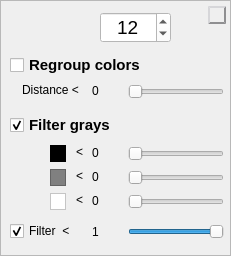
    <widget class="QFrame" name="frame_filter_parameters">
     <property name="geometry">
      <rect>
       <x>9</x>
       <y>8</y>
       <width>231</width>
       <height>256</height>
      </rect>
     </property>
     <property name="frameShape">
      <enum>QFrame::StyledPanel</enum>
     </property>
     <property name="frameShadow">
      <enum>QFrame::Raised</enum>
     </property>
     <widget class="QCheckBox" name="checkBox_filter_grays">
      <property name="geometry">
       <rect>
        <x>10</x>
        <y>114</y>
        <width>131</width>
        <height>22</height>
       </rect>
      </property>
      <property name="font">
       <font>
        <pointsize>11</pointsize>
        <weight>75</weight>
        <bold>true</bold>
       </font>
      </property>
      <property name="toolTip">
       <string>&lt;html&gt;&lt;head/&gt;&lt;body&gt;&lt;p&gt;Filter the image to obtain only colors.&lt;/p&gt;&lt;p&gt;Filtering &amp;quot;grays&amp;quot; means the source image will not contain blacks, whites and grays before quantization. Pure white and black &amp;quot;colors&amp;quot; are after all peculiar grays...&lt;/p&gt;&lt;p&gt;The numbers chosen are the distances (in CIELAB space) under which a RGB color will be considered a &amp;quot;gray&amp;quot; value:&lt;br/&gt;- Blacks: measured from pure black RGB(0,0,0)&lt;br/&gt;- Whites: measured from pure white RGB(0,0,0)&lt;br/&gt;- Grays: distance is measured from the &amp;quot;gray axis&amp;quot; (same Hue but S=0 and L=50 in HSL color space)&lt;/p&gt;&lt;p&gt;All grays are replaced by the pure black color RGB(0,0,0) in the quantized image&lt;/p&gt;&lt;/body&gt;&lt;/html&gt;</string>
      </property>
      <property name="text">
       <string>Filter grays</string>
      </property>
      <property name="checked">
       <bool>true</bool>
      </property>
     </widget>
     <widget class="QSlider" name="horizontalSlider_regroup_distance">
      <property name="geometry">
       <rect>
        <x>128</x>
        <y>80</y>
        <width>96</width>
        <height>23</height>
       </rect>
      </property>
      <property name="minimum">
       <number>0</number>
      </property>
      <property name="maximum">
       <number>50</number>
      </property>
      <property name="pageStep">
       <number>5</number>
      </property>
      <property name="value">
       <number>0</number>
      </property>
      <property name="orientation">
       <enum>Qt::Horizontal</enum>
      </property>
     </widget>
     <widget class="QCheckBox" name="checkBox_filter_percent">
      <property name="geometry">
       <rect>
        <x>10</x>
        <y>220</y>
        <width>111</width>
        <height>22</height>
       </rect>
      </property>
      <property name="font">
       <font>
        <pointsize>9</pointsize>
        <weight>50</weight>
        <italic>false</italic>
        <bold>false</bold>
       </font>
      </property>
      <property name="toolTip">
       <string>&lt;html&gt;&lt;head/&gt;&lt;body&gt;&lt;p&gt;Don't keep non-significant palette values by x% of total pixels in the image.&lt;/p&gt;&lt;p&gt;If the asked number of colors is set high, chances are you will get tiny color elements at the end of the palette&lt;/p&gt;&lt;/body&gt;&lt;/html&gt;</string>
      </property>
      <property name="text">
       <string>Filter  &lt; </string>
      </property>
      <property name="checked">
       <bool>true</bool>
      </property>
     </widget>
     <widget class="QLabel" name="label_10">
      <property name="geometry">
       <rect>
        <x>76</x>
        <y>190</y>
        <width>21</width>
        <height>20</height>
       </rect>
      </property>
      <property name="font">
       <font>
        <pointsize>9</pointsize>
        <italic>false</italic>
       </font>
      </property>
      <property name="text">
       <string>&lt;</string>
      </property>
      <property name="alignment">
       <set>Qt::AlignLeading|Qt::AlignLeft|Qt::AlignVCenter</set>
      </property>
     </widget>
     <widget class="QSlider" name="horizontalSlider_filter_percentage">
      <property name="geometry">
       <rect>
        <x>128</x>
        <y>220</y>
        <width>96</width>
        <height>23</height>
       </rect>
      </property>
      <property name="minimum">
       <number>1</number>
      </property>
      <property name="maximum">
       <number>30</number>
      </property>
      <property name="pageStep">
       <number>5</number>
      </property>
      <property name="value">
       <number>30</number>
      </property>
      <property name="orientation">
       <enum>Qt::Horizontal</enum>
      </property>
     </widget>
     <widget class="QLabel" name="label_7">
      <property name="geometry">
       <rect>
        <x>50</x>
        <y>169</y>
        <width>16</width>
        <height>17</height>
       </rect>
      </property>
      <property name="styleSheet">
       <string notr="true">background-color:gray;</string>
      </property>
      <property name="frameShape">
       <enum>QFrame::StyledPanel</enum>
      </property>
      <property name="frameShadow">
       <enum>QFrame::Sunken</enum>
      </property>
      <property name="text">
       <string/>
      </property>
     </widget>
     <widget class="QSlider" name="horizontalSlider_nb_whites">
      <property name="geometry">
       <rect>
        <x>128</x>
        <y>190</y>
        <width>96</width>
        <height>23</height>
       </rect>
      </property>
      <property name="minimum">
       <number>0</number>
      </property>
      <property name="maximum">
       <number>30</number>
      </property>
      <property name="pageStep">
       <number>5</number>
      </property>
      <property name="value">
       <number>0</number>
      </property>
      <property name="orientation">
       <enum>Qt::Horizontal</enum>
      </property>
     </widget>
     <widget class="QCheckBox" name="checkBox_regroup">
      <property name="geometry">
       <rect>
        <x>10</x>
        <y>54</y>
        <width>131</width>
        <height>22</height>
       </rect>
      </property>
      <property name="font">
       <font>
        <pointsize>11</pointsize>
        <weight>75</weight>
        <bold>true</bold>
       </font>
      </property>
      <property name="toolTip">
       <string>&lt;html&gt;&lt;head/&gt;&lt;body&gt;&lt;p&gt;When checked, this algorithm will try to merge near colors in the palette, by distance (=distance in CIELAB space)&lt;/p&gt;&lt;p&gt;You will likely get a reduced palette, and much less colors than asked&lt;/p&gt;&lt;/body&gt;&lt;/html&gt;</string>
      </property>
      <property name="text">
       <string>Regroup colors</string>
      </property>
      <property name="checked">
       <bool>false</bool>
      </property>
     </widget>
     <widget class="QLabel" name="label_14">
      <property name="geometry">
       <rect>
        <x>22</x>
        <y>80</y>
        <width>81</width>
        <height>20</height>
       </rect>
      </property>
      <property name="font">
       <font>
        <pointsize>9</pointsize>
        <italic>false</italic>
       </font>
      </property>
      <property name="text">
       <string>Distance   &lt;</string>
      </property>
      <property name="alignment">
       <set>Qt::AlignLeading|Qt::AlignLeft|Qt::AlignVCenter</set>
      </property>
     </widget>
     <widget class="QLabel" name="label_nb_blacks">
      <property name="geometry">
       <rect>
        <x>92</x>
        <y>144</y>
        <width>41</width>
        <height>17</height>
       </rect>
      </property>
      <property name="font">
       <font>
        <pointsize>9</pointsize>
        <italic>false</italic>
       </font>
      </property>
      <property name="text">
       <string>0</string>
      </property>
      <property name="alignment">
       <set>Qt::AlignLeading|Qt::AlignLeft|Qt::AlignVCenter</set>
      </property>
     </widget>
     <widget class="QLabel" name="label_nb_whites">
      <property name="geometry">
       <rect>
        <x>92</x>
        <y>192</y>
        <width>41</width>
        <height>17</height>
       </rect>
      </property>
      <property name="font">
       <font>
        <pointsize>9</pointsize>
        <italic>false</italic>
       </font>
      </property>
      <property name="text">
       <string>0</string>
      </property>
      <property name="alignment">
       <set>Qt::AlignLeading|Qt::AlignLeft|Qt::AlignVCenter</set>
      </property>
     </widget>
     <widget class="QLabel" name="label_filter_percentage">
      <property name="geometry">
       <rect>
        <x>92</x>
        <y>223</y>
        <width>41</width>
        <height>17</height>
       </rect>
      </property>
      <property name="text">
       <string>1</string>
      </property>
      <property name="alignment">
       <set>Qt::AlignLeading|Qt::AlignLeft|Qt::AlignVCenter</set>
      </property>
     </widget>
     <widget class="QLabel" name="label_8">
      <property name="geometry">
       <rect>
        <x>76</x>
        <y>142</y>
        <width>21</width>
        <height>20</height>
       </rect>
      </property>
      <property name="font">
       <font>
        <pointsize>9</pointsize>
        <italic>false</italic>
       </font>
      </property>
      <property name="text">
       <string>&lt;</string>
      </property>
      <property name="alignment">
       <set>Qt::AlignLeading|Qt::AlignLeft|Qt::AlignVCenter</set>
      </property>
     </widget>
     <widget class="QSlider" name="horizontalSlider_nb_grays">
      <property name="geometry">
       <rect>
        <x>128</x>
        <y>166</y>
        <width>96</width>
        <height>23</height>
       </rect>
      </property>
      <property name="minimum">
       <number>0</number>
      </property>
      <property name="maximum">
       <number>30</number>
      </property>
      <property name="pageStep">
       <number>5</number>
      </property>
      <property name="value">
       <number>0</number>
      </property>
      <property name="orientation">
       <enum>Qt::Horizontal</enum>
      </property>
     </widget>
     <widget class="QLabel" name="label_nb_grays">
      <property name="geometry">
       <rect>
        <x>92</x>
        <y>168</y>
        <width>41</width>
        <height>17</height>
       </rect>
      </property>
      <property name="font">
       <font>
        <pointsize>9</pointsize>
        <italic>false</italic>
       </font>
      </property>
      <property name="text">
       <string>0</string>
      </property>
      <property name="alignment">
       <set>Qt::AlignLeading|Qt::AlignLeft|Qt::AlignVCenter</set>
      </property>
     </widget>
     <widget class="QSlider" name="horizontalSlider_nb_blacks">
      <property name="geometry">
       <rect>
        <x>128</x>
        <y>142</y>
        <width>96</width>
        <height>23</height>
       </rect>
      </property>
      <property name="minimum">
       <number>0</number>
      </property>
      <property name="maximum">
       <number>30</number>
      </property>
      <property name="pageStep">
       <number>5</number>
      </property>
      <property name="value">
       <number>0</number>
      </property>
      <property name="orientation">
       <enum>Qt::Horizontal</enum>
      </property>
     </widget>
     <widget class="QLabel" name="label_6">
      <property name="geometry">
       <rect>
        <x>50</x>
        <y>193</y>
        <width>16</width>
        <height>17</height>
       </rect>
      </property>
      <property name="styleSheet">
       <string notr="true">background-color:white;</string>
      </property>
      <property name="frameShape">
       <enum>QFrame::StyledPanel</enum>
      </property>
      <property name="frameShadow">
       <enum>QFrame::Sunken</enum>
      </property>
      <property name="text">
       <string/>
      </property>
     </widget>
     <widget class="QLabel" name="label_regroup_distance">
      <property name="geometry">
       <rect>
        <x>92</x>
        <y>82</y>
        <width>41</width>
        <height>17</height>
       </rect>
      </property>
      <property name="font">
       <font>
        <pointsize>9</pointsize>
        <italic>false</italic>
       </font>
      </property>
      <property name="text">
       <string>0</string>
      </property>
      <property name="alignment">
       <set>Qt::AlignLeading|Qt::AlignLeft|Qt::AlignVCenter</set>
      </property>
     </widget>
     <widget class="QLabel" name="label_9">
      <property name="geometry">
       <rect>
        <x>76</x>
        <y>166</y>
        <width>21</width>
        <height>20</height>
       </rect>
      </property>
      <property name="font">
       <font>
        <pointsize>9</pointsize>
        <italic>false</italic>
       </font>
      </property>
      <property name="text">
       <string>&lt;</string>
      </property>
      <property name="alignment">
       <set>Qt::AlignLeading|Qt::AlignLeft|Qt::AlignVCenter</set>
      </property>
     </widget>
     <widget class="QLabel" name="label_5">
      <property name="geometry">
       <rect>
        <x>50</x>
        <y>145</y>
        <width>16</width>
        <height>17</height>
       </rect>
      </property>
      <property name="styleSheet">
       <string notr="true">background-color:black;</string>
      </property>
      <property name="frameShape">
       <enum>QFrame::StyledPanel</enum>
      </property>
      <property name="frameShadow">
       <enum>QFrame::Sunken</enum>
      </property>
      <property name="text">
       <string/>
      </property>
     </widget>
     <widget class="QSpinBox" name="spinBox_nb_palettes">
      <property name="geometry">
       <rect>
        <x>100</x>
        <y>12</y>
        <width>71</width>
        <height>31</height>
       </rect>
      </property>
      <property name="palette">
       <palette>
        <active>
         <colorrole role="WindowText">
          <brush brushstyle="SolidPattern">
           <color alpha="255">
            <red>0</red>
            <green>0</green>
            <blue>0</blue>
           </color>
          </brush>
         </colorrole>
         <colorrole role="Button">
          <brush brushstyle="SolidPattern">
           <color alpha="255">
            <red>255</red>
            <green>255</green>
            <blue>255</blue>
           </color>
          </brush>
         </colorrole>
         <colorrole role="Text">
          <brush brushstyle="SolidPattern">
           <color alpha="255">
            <red>0</red>
            <green>0</green>
            <blue>0</blue>
           </color>
          </brush>
         </colorrole>
         <colorrole role="ButtonText">
          <brush brushstyle="SolidPattern">
           <color alpha="255">
            <red>0</red>
            <green>0</green>
            <blue>0</blue>
           </color>
          </brush>
         </colorrole>
         <colorrole role="Base">
          <brush brushstyle="SolidPattern">
           <color alpha="255">
            <red>255</red>
            <green>255</green>
            <blue>255</blue>
           </color>
          </brush>
         </colorrole>
         <colorrole role="Window">
          <brush brushstyle="SolidPattern">
           <color alpha="255">
            <red>255</red>
            <green>255</green>
            <blue>255</blue>
           </color>
          </brush>
         </colorrole>
         <colorrole role="Highlight">
          <brush brushstyle="SolidPattern">
           <color alpha="255">
            <red>135</red>
            <green>167</green>
            <blue>82</blue>
           </color>
          </brush>
         </colorrole>
        </active>
        <inactive>
         <colorrole role="WindowText">
          <brush brushstyle="SolidPattern">
           <color alpha="255">
            <red>0</red>
            <green>0</green>
            <blue>0</blue>
           </color>
          </brush>
         </colorrole>
         <colorrole role="Button">
          <brush brushstyle="SolidPattern">
           <color alpha="255">
            <red>255</red>
            <green>255</green>
            <blue>255</blue>
           </color>
          </brush>
         </colorrole>
         <colorrole role="Text">
          <brush brushstyle="SolidPattern">
           <color alpha="255">
            <red>0</red>
            <green>0</green>
            <blue>0</blue>
           </color>
          </brush>
         </colorrole>
         <colorrole role="ButtonText">
          <brush brushstyle="SolidPattern">
           <color alpha="255">
            <red>0</red>
            <green>0</green>
            <blue>0</blue>
           </color>
          </brush>
         </colorrole>
         <colorrole role="Base">
          <brush brushstyle="SolidPattern">
           <color alpha="255">
            <red>255</red>
            <green>255</green>
            <blue>255</blue>
           </color>
          </brush>
         </colorrole>
         <colorrole role="Window">
          <brush brushstyle="SolidPattern">
           <color alpha="255">
            <red>255</red>
            <green>255</green>
            <blue>255</blue>
           </color>
          </brush>
         </colorrole>
         <colorrole role="Highlight">
          <brush brushstyle="SolidPattern">
           <color alpha="255">
            <red>135</red>
            <green>167</green>
            <blue>82</blue>
           </color>
          </brush>
         </colorrole>
        </inactive>
        <disabled>
         <colorrole role="WindowText">
          <brush brushstyle="SolidPattern">
           <color alpha="255">
            <red>0</red>
            <green>0</green>
            <blue>0</blue>
           </color>
          </brush>
         </colorrole>
         <colorrole role="Button">
          <brush brushstyle="SolidPattern">
           <color alpha="255">
            <red>255</red>
            <green>255</green>
            <blue>255</blue>
           </color>
          </brush>
         </colorrole>
         <colorrole role="Text">
          <brush brushstyle="SolidPattern">
           <color alpha="255">
            <red>0</red>
            <green>0</green>
            <blue>0</blue>
           </color>
          </brush>
         </colorrole>
         <colorrole role="ButtonText">
          <brush brushstyle="SolidPattern">
           <color alpha="255">
            <red>0</red>
            <green>0</green>
            <blue>0</blue>
           </color>
          </brush>
         </colorrole>
         <colorrole role="Base">
          <brush brushstyle="SolidPattern">
           <color alpha="255">
            <red>255</red>
            <green>255</green>
            <blue>255</blue>
           </color>
          </brush>
         </colorrole>
         <colorrole role="Window">
          <brush brushstyle="SolidPattern">
           <color alpha="255">
            <red>255</red>
            <green>255</green>
            <blue>255</blue>
           </color>
          </brush>
         </colorrole>
         <colorrole role="Highlight">
          <brush brushstyle="SolidPattern">
           <color alpha="255">
            <red>167</red>
            <green>167</green>
            <blue>167</blue>
           </color>
          </brush>
         </colorrole>
        </disabled>
       </palette>
      </property>
      <property name="font">
       <font>
        <pointsize>14</pointsize>
       </font>
      </property>
      <property name="toolTip">
       <string/>
      </property>
      <property name="styleSheet">
       <string notr="true">QSpinBox {
    color: black;
	background-color: rgb(255,255,255);
	font-size: 14pt;
}</string>
      </property>
      <property name="alignment">
       <set>Qt::AlignCenter</set>
      </property>
      <property name="keyboardTracking">
       <bool>false</bool>
      </property>
      <property name="minimum">
       <number>1</number>
      </property>
      <property name="maximum">
       <number>500</number>
      </property>
      <property name="value">
       <number>12</number>
      </property>
     </widget>
     <widget class="QLabel" name="label_icon_colors">
      <property name="geometry">
       <rect>
        <x>62</x>
        <y>14</y>
        <width>28</width>
        <height>28</height>
       </rect>
      </property>
      <property name="toolTip">
       <string>&lt;html&gt;&lt;head/&gt;&lt;body&gt;&lt;p&gt;Number of wanted dominant colors in the palette&lt;/p&gt;&lt;/body&gt;&lt;/html&gt;</string>
      </property>
      <property name="text">
       <string/>
      </property>
      <property name="pixmap">
       <pixmap resource="resources.qrc">:/icons/color.png</pixmap>
      </property>
      <property name="scaledContents">
       <bool>true</bool>
      </property>
     </widget>
     <widget class="QPushButton" name="button_reset_params">
      <property name="geometry">
       <rect>
        <x>208</x>
        <y>6</y>
        <width>18</width>
        <height>18</height>
       </rect>
      </property>
      <property name="toolTip">
       <string>&lt;html&gt;&lt;head/&gt;&lt;body&gt;&lt;p&gt;Reset all filters to default values&lt;/p&gt;&lt;/body&gt;&lt;/html&gt;</string>
      </property>
      <property name="styleSheet">
       <string notr="true">QPushButton {
	background: qlineargradient(x1: 0, y1: 0, x2: 0, y2: 1,
                                      stop: 0 #FFFFFF, stop: 1 #E0E0E0);
	border-radius: 10px;
	border: 2px outset #8f8f91;
	color rgb(0,0,0);
	font-size: 16pt;
}
QPushButton:pressed {
	border: 2px inset #8f8f91;
}
QToolTip {
    border:2px solid black;
	padding:5px;
	background-color:rgb(64,64,64);
	color:white;
	font-size: 14px;
}</string>
      </property>
      <property name="text">
       <string/>
      </property>
      <property name="icon">
       <iconset resource="resources.qrc">
        <normaloff>:/icons/reset.png</normaloff>:/icons/reset.png</iconset>
      </property>
      <property name="iconSize">
       <size>
        <width>12</width>
        <height>12</height>
       </size>
      </property>
      <property name="autoDefault">
       <bool>false</bool>
      </property>
     </widget>
     <zorder>checkBox_filter_grays</zorder>
     <zorder>checkBox_filter_percent</zorder>
     <zorder>label_10</zorder>
     <zorder>label_7</zorder>
     <zorder>checkBox_regroup</zorder>
     <zorder>label_14</zorder>
     <zorder>label_8</zorder>
     <zorder>label_6</zorder>
     <zorder>label_9</zorder>
     <zorder>label_5</zorder>
     <zorder>label_regroup_distance</zorder>
     <zorder>label_filter_percentage</zorder>
     <zorder>label_nb_grays</zorder>
     <zorder>label_nb_blacks</zorder>
     <zorder>label_nb_whites</zorder>
     <zorder>horizontalSlider_nb_grays</zorder>
     <zorder>horizontalSlider_nb_blacks</zorder>
     <zorder>horizontalSlider_regroup_distance</zorder>
     <zorder>horizontalSlider_nb_whites</zorder>
     <zorder>horizontalSlider_filter_percentage</zorder>
     <zorder>spinBox_nb_palettes</zorder>
     <zorder>label_icon_colors</zorder>
     <zorder>button_reset_params</zorder>
    </widget>
